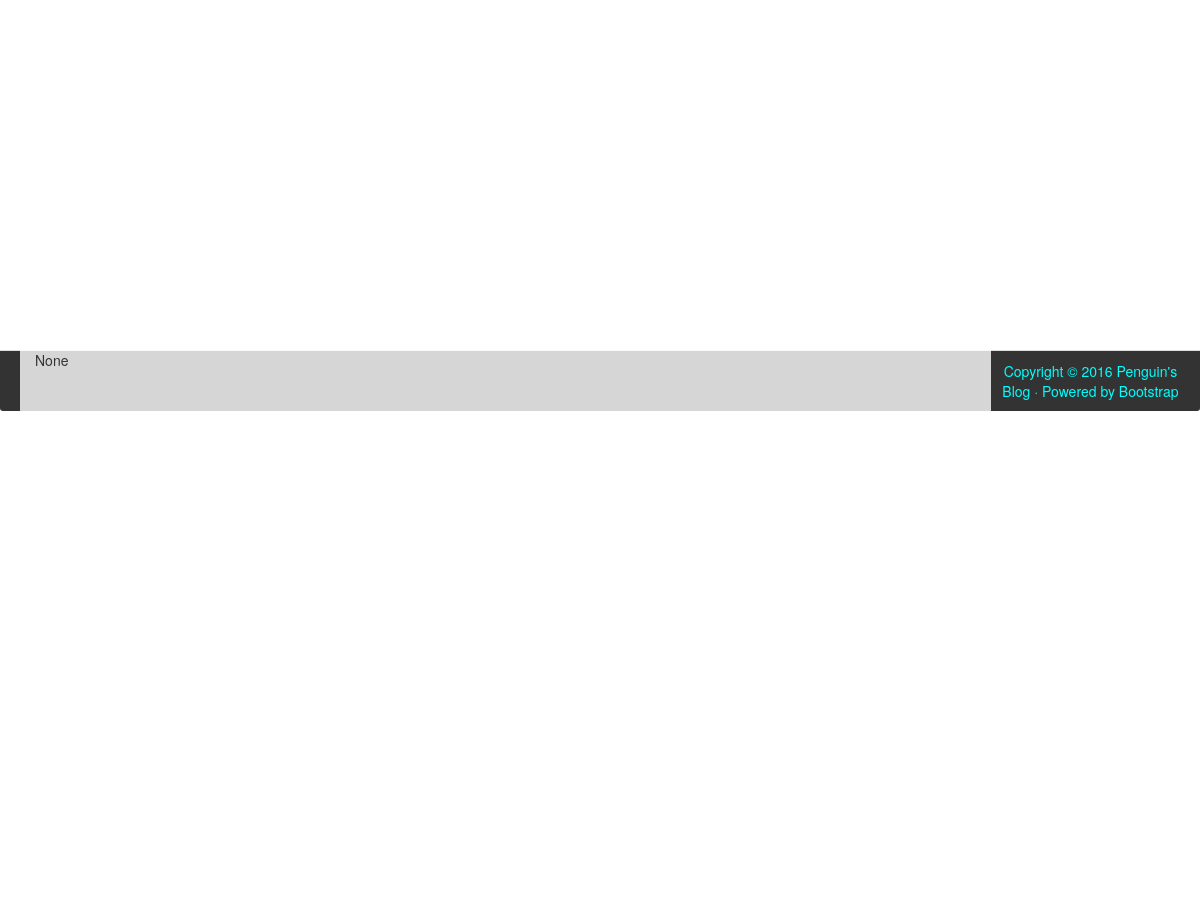
/post/1 (middle part), run on an earlier commit of the app's database.
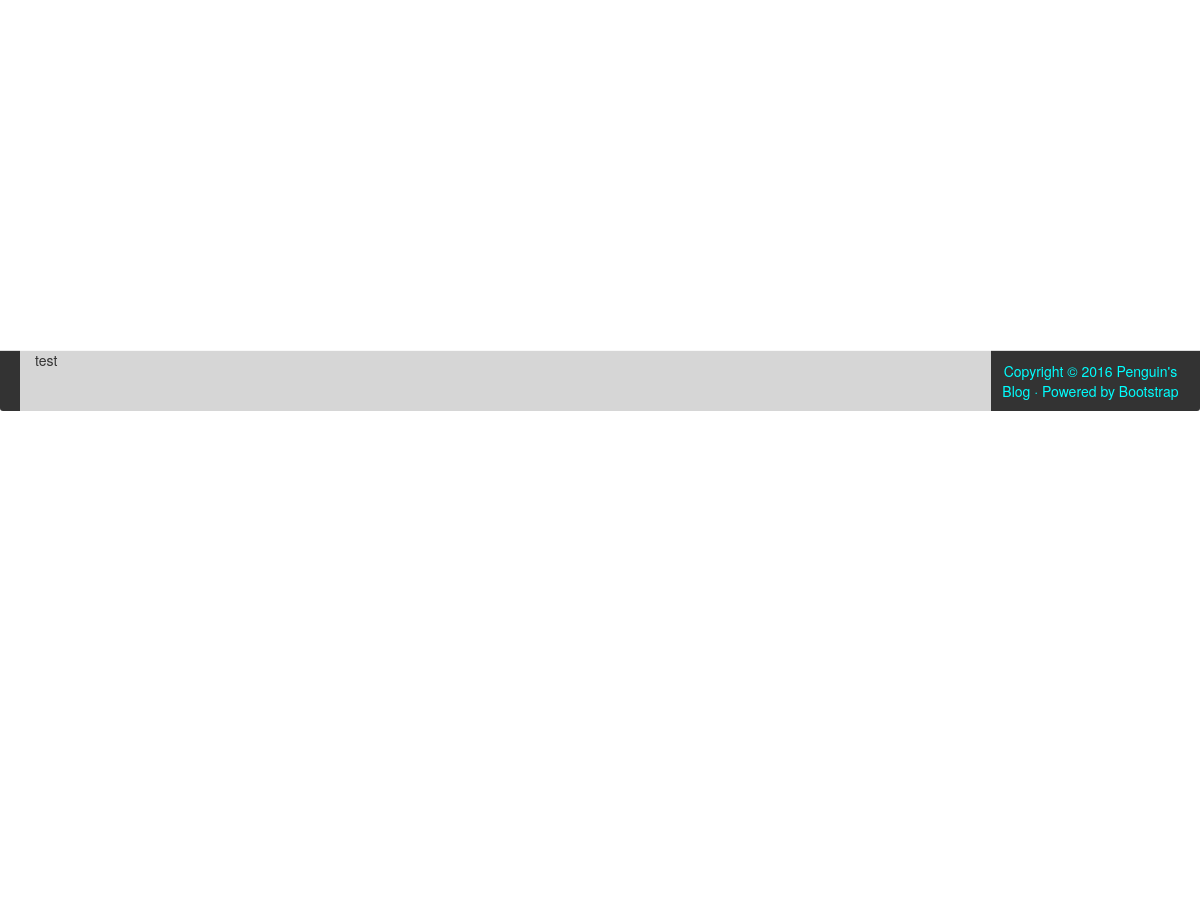
And on a later commit of the database.
### app/models.py (models this page shows)
class Post(db.Model):
    id = db.Column(db.Integer, primary_key=True)
    title = db.Column(db.String)
    body = db.Column(db.String)
    timestamp = db.Column(db.String)
    tag = db.Column(db.String)
    info = db.Column(db.String)

### app/views.py (the view)
@app.route('/post/<post_id>')
def post(post_id):
    post = db.session.query(Post).order_by(Post.id).first()
    return render_template('post.html',
                           post = post)

### app/views.py (called while the page is built)
@app.before_request #register a function to run before every request
def before_request():
    g.user = current_user
    if g.user.is_authenticated:
        g.user.last_seen = datetime.utcnow()
        db.session.add(g.user)
        db.session.commit()

### app/templates/post.html
{% extends "base.html" %}
{% block content %}
<div>
    {{post.body}}
</div>
{% endblock %}

What changed in the data, as far as the page shows it:
changed Post: body "None" → "test"
